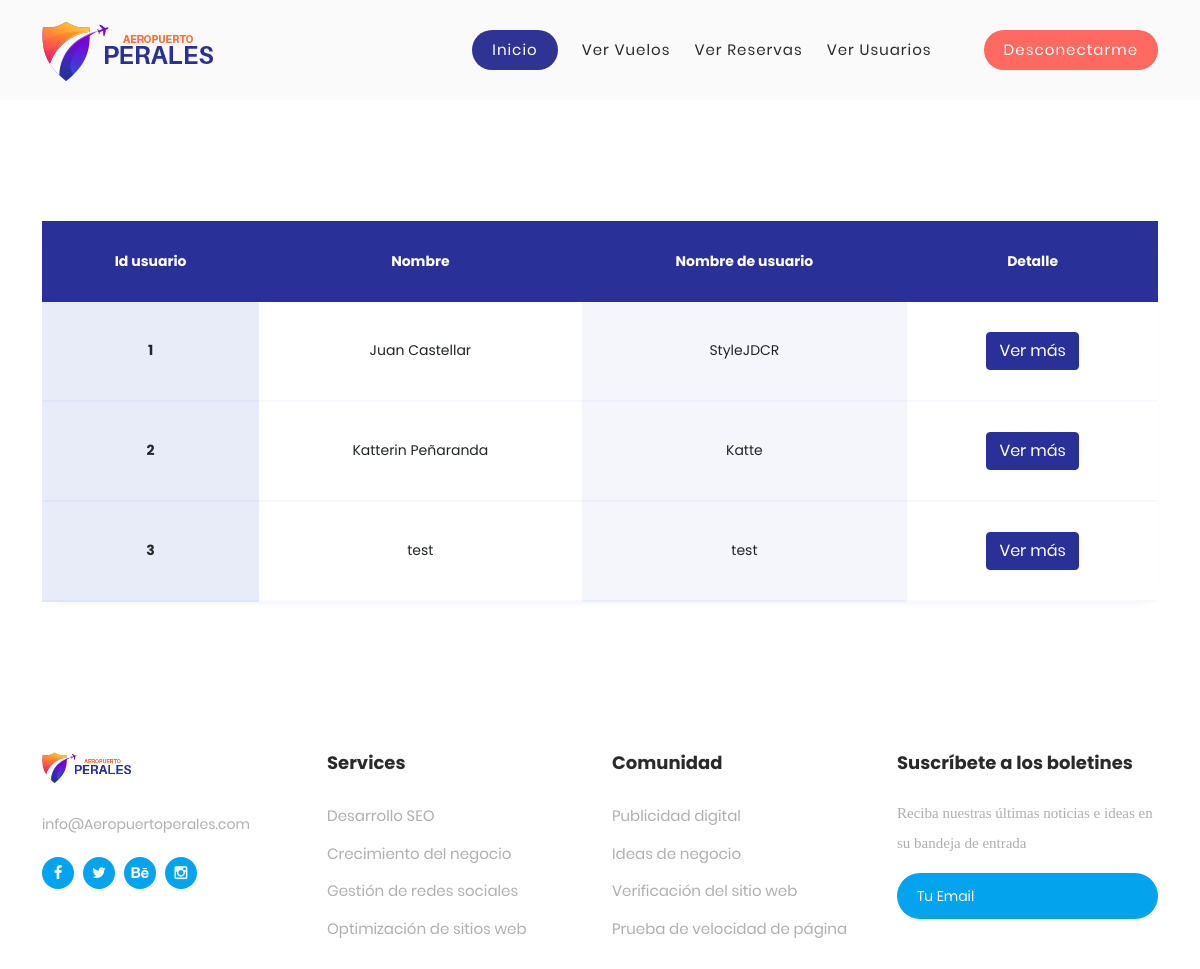
The page /users (signed in) on the database as committed earlier.
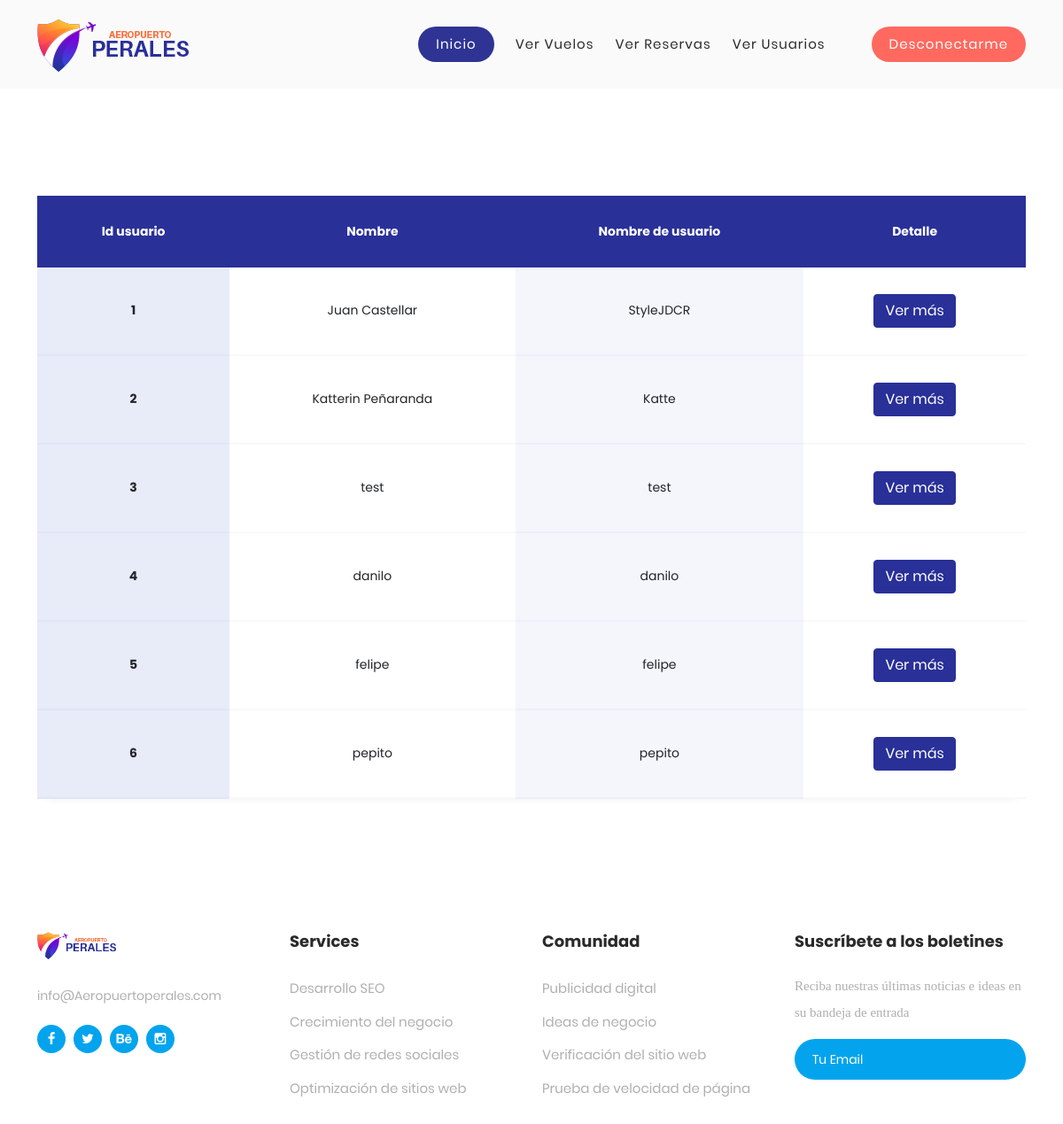
The same page on the database as committed later.
### tables this page shows
CREATE TABLE usuarios (id_usuario INTEGER NOT NULL PRIMARY KEY, id_tipo_usuario INTEGER NOT NULL, nombre VARCHAR NOT NULL, usuario VARCHAR NOT NULL, correo VARCHAR NOT NULL, contraseña VARCHAR NOT NULL, fecha_nacimiento DATE, documento_usuario INTEGER);

### app.py (the view)
@app.route('/users', methods=('GET', 'POST'))
@login_required
def view_users():
    db = get_db()
    users = db.execute('SELECT * FROM usuarios').fetchall()
    return render_template("users.html", users=users)

### app.py (called while the page is built)
def login_required(view):
    @functools.wraps(view)
    def wrapped_view(**kwargs):
        if g.user is None:
            return redirect(url_for('login'))
        return view(**kwargs)
    return wrapped_view

@app.before_request
def load_logged_in_user():
    user_id = session.get('user_id')
    if user_id is None:
        g.user = None
    else:
        db = get_db()
        g.user = db.execute('SELECT * FROM usuarios WHERE id_usuario = ?', (user_id,)).fetchone()

### db.py (called while the page is built)
def get_db():
    try:
        if 'db' not in g:
            g.db = sqlite3.connect('database.db')
        return g.db
    except Error:
        print(Error)

### templates/users.html (shortened to what this page needs)
{% extends "base.html" %}
{% block content %}
    <section class="ftco-section">
		<div class="container">
			<div class="row">
				<div class="col-md-12">
					<div class="table-wrap">
                        <h4 class="text-center mb-4">Lista de usuarios</h4>
						<table class="table">
					    <thead class="thead-primary">
					      <tr>
					        <th>Id usuario</th>
					        <th>Nombre</th>
					        <th>Nombre de usuario</th>
                              <th>Detalle</th>
					      </tr>
					    </thead>
					    <tbody>
                        {% for user in users %}
					      <tr>
					        <th scope="row" class="scope" >{{ user[0] }}</th>
					        <td>{{ user[2] }}</td>
					        <td>{{ user[3] }}</td>
					        <td><a href={{ url_for('view_user', user_id=user[0]) }} class="btn btn-primary">Ver más</a></td>
					      </tr>
                        {% endfor %}
					    </tbody>
					  </table>
					</div>
				</div>
			</div>
		</div>
	</section>
{% endblock %}

Rows that differ between the two databases and show on the page:
added usuarios: id_usuario "4", nombre "danilo", usuario "danilo"
added usuarios: id_usuario "5", nombre "felipe", usuario "felipe"
added usuarios: id_usuario "6", nombre "pepito", usuario "pepito"
